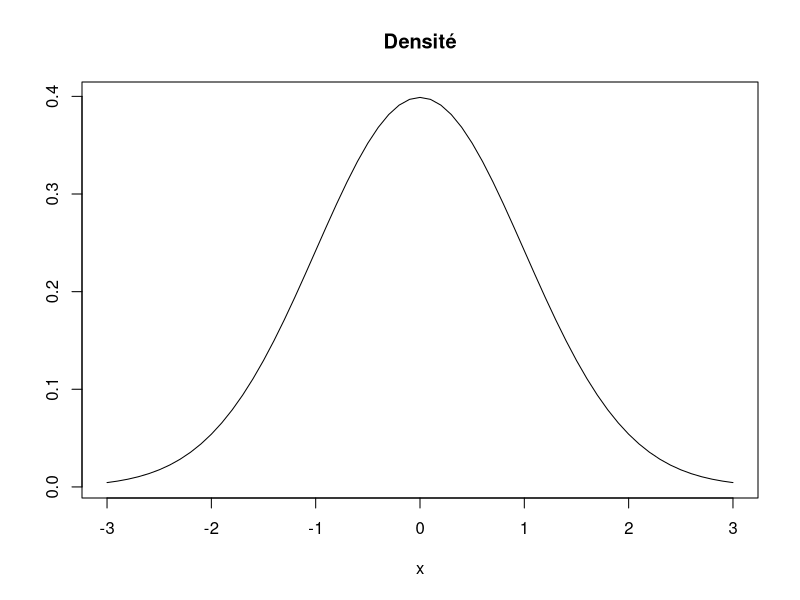

Recreate this plot in R.
qnorm(0.975)
dnorm(0)
pnorm(1.96)
rnorm(20)
rnorm(10,mean=5,sd=0.5)
x=seq(-3,3,0.1)
xout=seq(-3,3,length.out=100)
pdf=dnorm(x)
plot(x,pdf,type="l",main="Densité",ylab="")